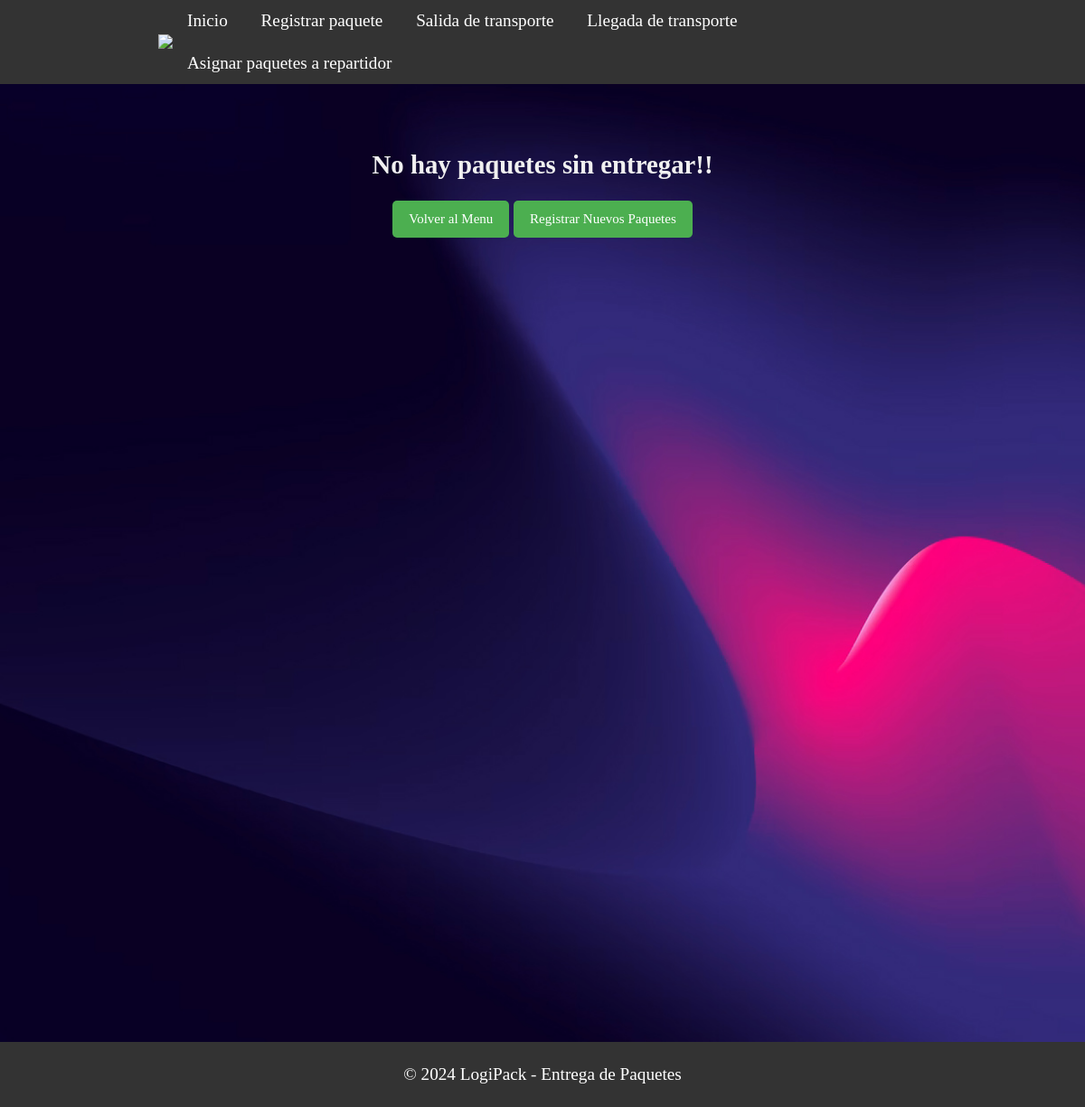
/seleccionar_paquetes/1, run on an earlier commit of the app's database.
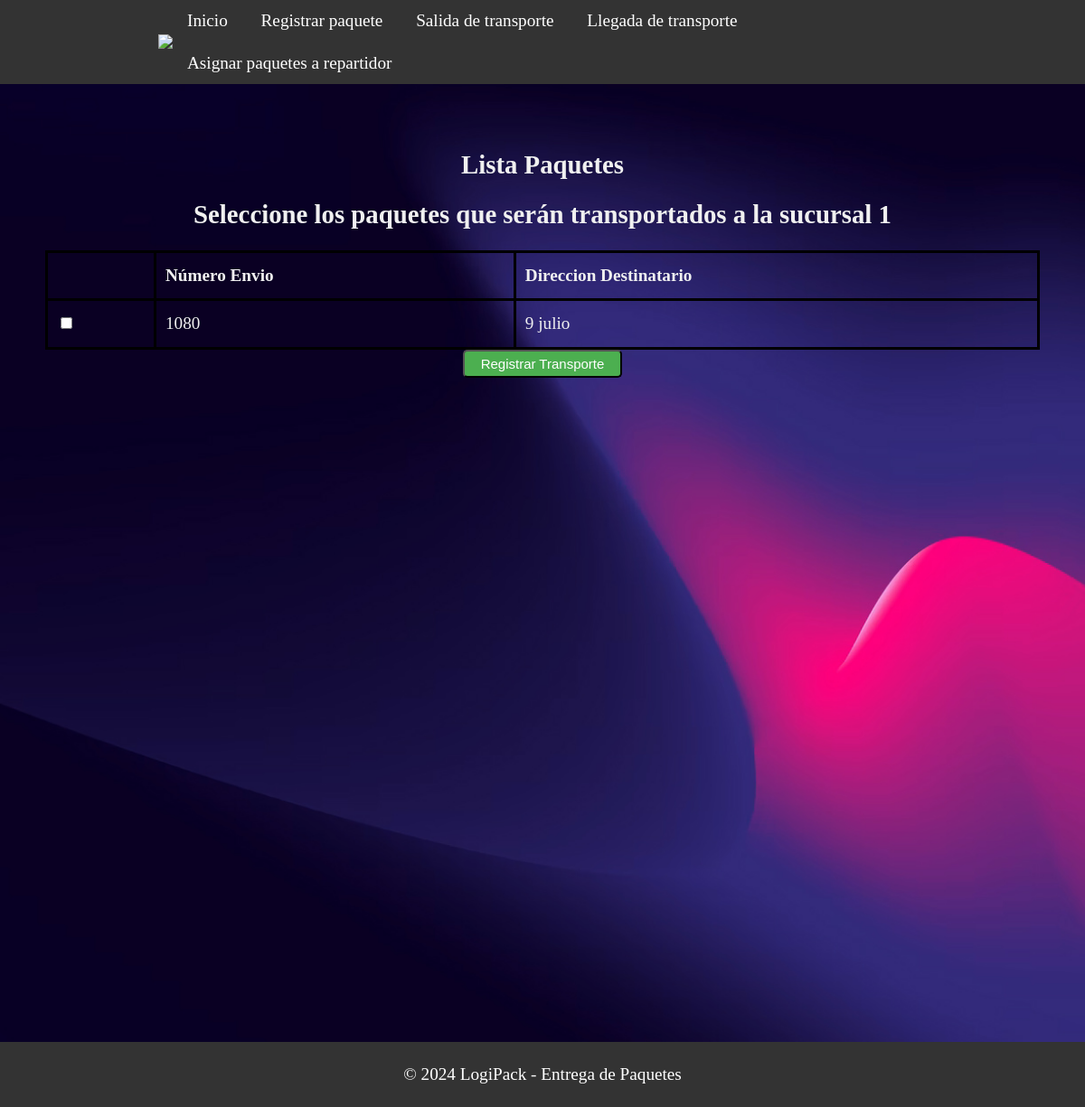
And on a later commit of the database.
### models.py (models this page shows)
class Paquete(db.Model):
    __tablename__ = 'paquete'
    id = db.Column(db.Integer,primary_key=True)
    numeroenvio = db.Column(db.String(20),unique=True,nullable=False)
    peso = db.Column(db.String(80),nullable=False)
    nomdestinatario = db.Column(db.String(80),nullable=False)
    dirdestinatario = db.Column(db.String(80),nullable=False)
    entregado =  db.Column(db.String(80),nullable=False)
    observaciones =  db.Column(db.String(80),nullable=False)
    idsucursal= db.Column(db.Integer,db.ForeignKey('sucursal.id'))
    idtransporte= db.Column(db.Integer,db.ForeignKey('transporte.id'))
    idrepartidor= db.Column(db.Integer,db.ForeignKey('repartidor.id'))

### app.py (the view)
@app.route('/seleccionar_paquetes/<int:sucursal_id>')
def seleccionar_paquetes(sucursal_id):
    paquetes = Paquete.query.filter_by(entregado=False, idrepartidor=0).all() #Busca los paquetes que no fueron entregados o que no tiene repartidores asignados
    return render_template('despachanteListaPaquetes.html', paquetes=paquetes, sucursal_id=sucursal_id)

### templates/despachanteListaPaquetes.html (shortened to what this page needs)
<!DOCTYPE html>
<html>
<head>
    <link rel="stylesheet" type="text/css" href="{{ url_for('static', filename='css/style_sucursales.css') }}">
</head>
<body>
<header class="header">
    <div class="container logo-container">
        <a href="#" class="logo"><img src="{{ url_for('static', filename='img/logo.jpg') }}"></a>
        <nav class="menu">
            <ul>
                <li><a href="{{ url_for('saludo') }}">Inicio</a></li>
                <li><a href="{{ url_for('despachante_registrar_paquete',sucursal_id=sucursal_id) }}">Registrar paquete</a></li>
                <li><a href="{{ url_for('salidaTransporte',sucursal_id=sucursal_id) }}">Salida de transporte</a></li>
                <li><a href="{{ url_for('seleccionar_transporte', sucursal_id=sucursal_id) }}">Llegada de transporte</a></li>
                <li><a href="{{ url_for('seleccionar_repartidor', sucursal_id=sucursal_id) }}">Asignar paquetes a repartidor</a></li>
            </ul>
        </nav>
    </div>
</header>
<section class="section-principal">
    <div class="containerSucursal">
        {% if paquetes %}
            <h1>Lista Paquetes</h1>
            <h2>Seleccione los paquetes que serán transportados a la sucursal  {{sucursal_id}}</h2>
            <form action="{{ url_for('registrar_paquete_transporte') }}" method="POST">
                <table>
                    <thead>
                        <tr>
                            <th></th>
                            <th>Número Envio</th>
                            <th>Direccion Destinatario</th>
                        </tr>
                    </thead>
                    <tbody>
                        {% for paquete in paquetes %}
                            <tr>
                                <td>
                                    <input type="checkbox" name="paquetes" value="{{ paquete.numeroenvio }}">
                                </td>
                                <td>{{ paquete.numeroenvio }}</td>
                                <td>{{ paquete.dirdestinatario }}</td>
                            </tr>
                        {% endfor %}
                    </tbody>
                </table>
                <button type="submit" class="sesion">Registrar Transporte</button>
            </form>
        {% else %}
            <h1>No hay paquetes sin entregar!!</h1>
            <a class="sesion" href="{{ url_for('principalDespachante',sucursal_id=sucursal_id) }}">Volver al Menu</a>
            <a class= "sesion" href="{{ url_for('despachante_registrar_paquete',sucursal_id=sucursal_id) }}">Registrar Nuevos Paquetes</a>
        {% endif %}
    </div>
</section>
<footer>
    <div class="container">
        <p>&copy; 2024 LogiPack - Entrega de Paquetes</p>
    </div>
</footer>
</body>
</html>

### static/css/style_sucursales.css (style rules this page uses)
body { width: 100%; font-family: georgia,times,serif; color: #333; background-image: url('hero-bg.jpg'); background-size: cover; font-size: 1.2rem; line-height: 1.6em; margin: 0; }
.header { background:#333; color:white; }
.header a { color:white; text-decoration:none; }
.menu ul { margin: 0; padding: 0; list-style: none; }
.menu ul li { display: inline-block; }
.menu ul li a { display: block; padding: 0.5rem 1rem; transition: all 0.4s linear; border-radius: 5px; }
.logo { letter-spacing: 15px; font-size:1.3em; }
.logo img { width: 2.2em; }
.logo-container { display: flex; justify-content: space-between; align-items: center; }
.container { max-width: 850px; margin: 0 auto; }
.sesion { display: inline-block; background-color: #4CAF50; color: #fff; padding: 5px 18px; text-decoration: none; font-size: 15px; border-radius: 5px; transition: background-color 0.3s ease; }
table { width: 100%; border-collapse: collapse; }
table, th, td { border: 3px solid black; }
th, td { padding: 10px; text-align: left; }
.section-principal { height: 120vh; padding: 50px; background:tomato; color:rgb(240,240,240); text-align: center; background-image: url('hero-bg.jpg'); background-size: cover; }
footer { background-color: #333; color: #fff; text-align: center; padding: 1px; }

What changed in the data, as far as the page shows it:
added Paquete: numeroenvio "1080", dirdestinatario "9 julio"
Also different on the page:
{{ sucursal_id }}: (not shown) → "1"
text no longer shown: "No hay paquetes sin entregar!! Volver al Menu Registrar Nuevos Paquetes"
text now shown: "Lista Paquetes Seleccione los paquetes que serán transportados a la sucursal Número Envio Direccion Destinatario Registrar Transporte"
